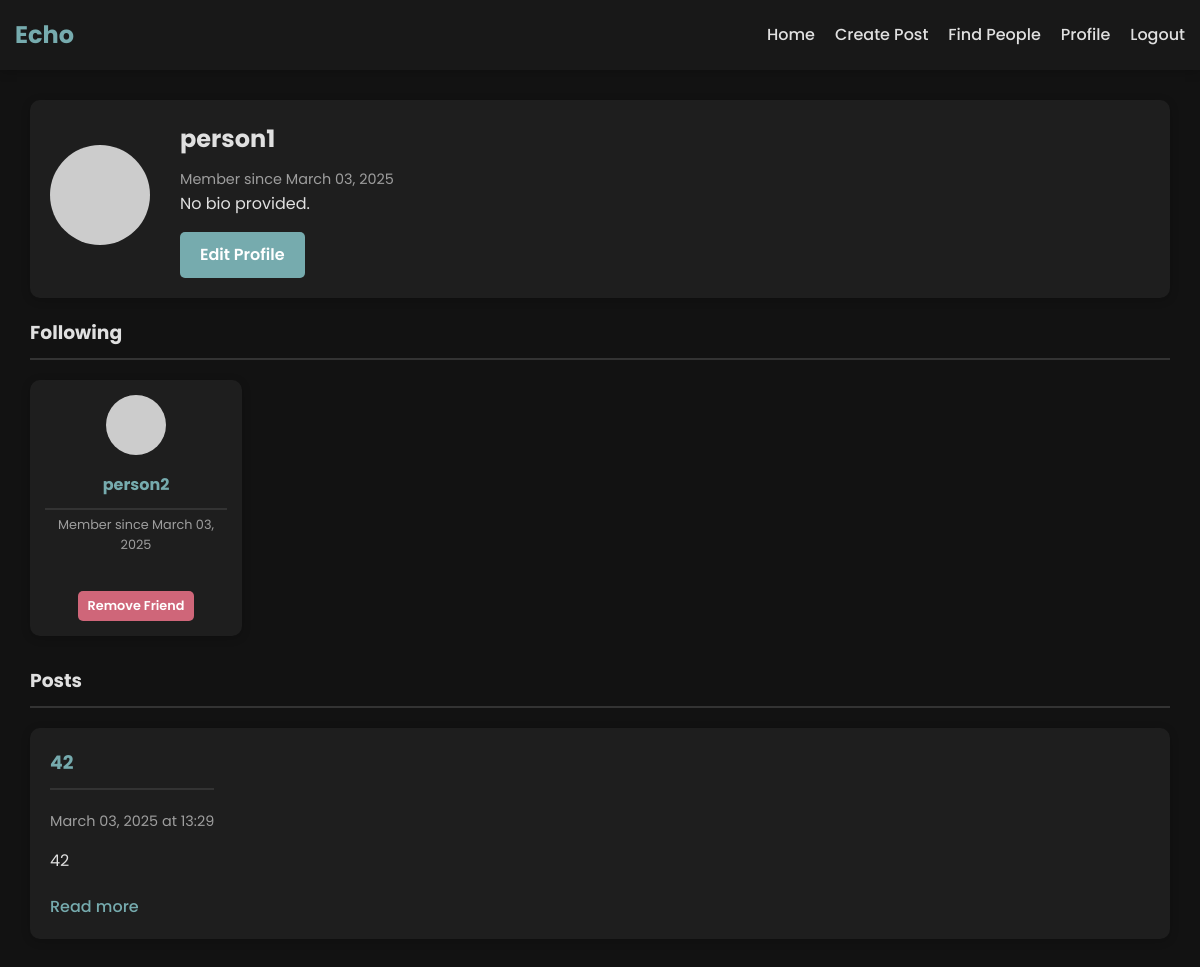
Page /profile/person1 (signed in) on the earlier database version.
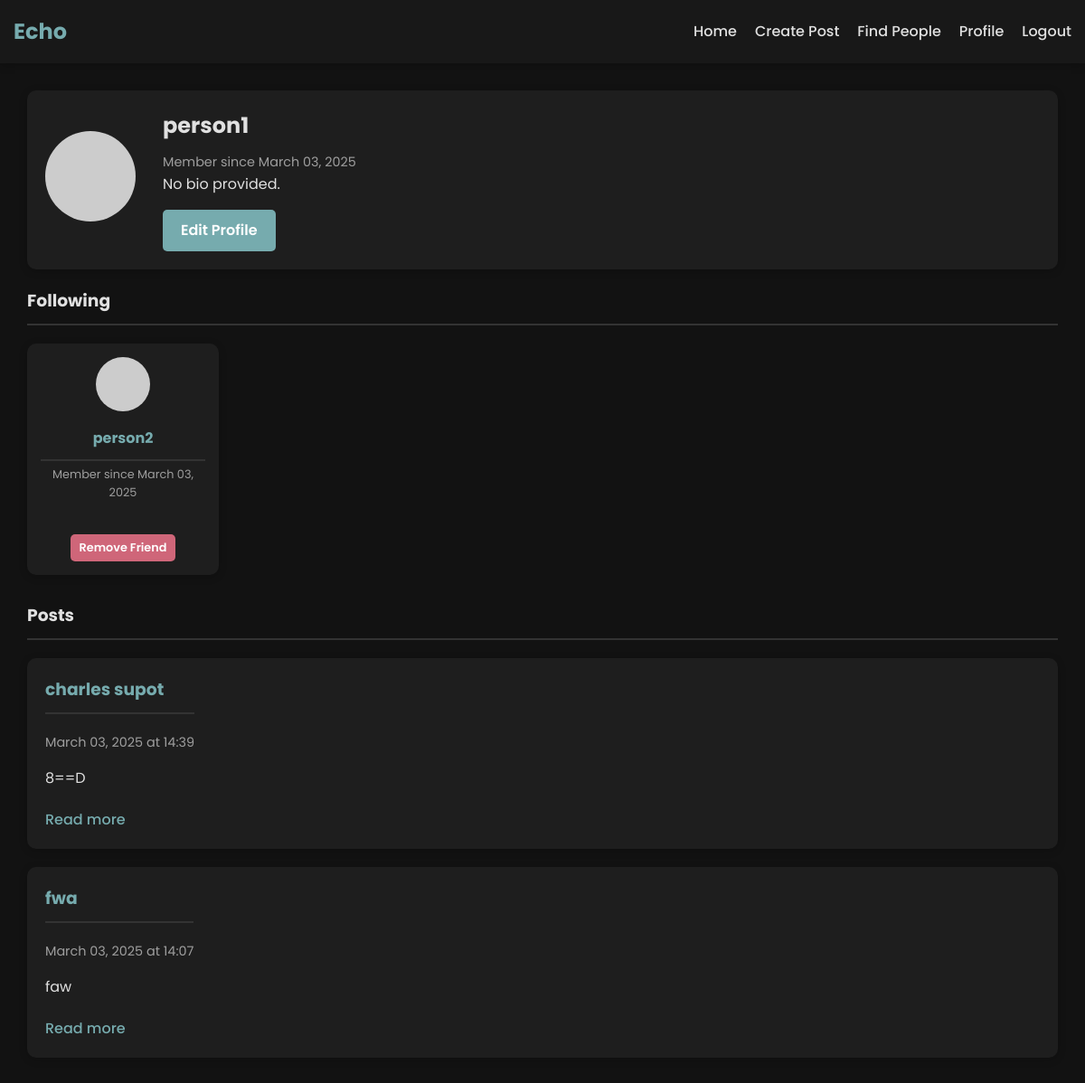
Same page on the later database version.
### app.py (models this page shows, shortened)
class User(UserMixin, db.Model):
    id = db.Column(db.Integer, primary_key=True)
    username = db.Column(db.String(80), unique=True, nullable=False)
    email = db.Column(db.String(120), unique=True, nullable=False)
    password_hash = db.Column(db.String(128), nullable=False)
    bio = db.Column(db.Text, default='')
    join_date = db.Column(db.DateTime, default=datetime.utcnow)
    posts = db.relationship('Post', backref='author', lazy=True, cascade='all, delete-orphan')
    likes = db.relationship('Like', backref='user', lazy='dynamic', cascade='all, delete-orphan')
    comments = db.relationship('Comment', backref='user', lazy='dynamic', cascade='all, delete-orphan')
    friends = db.relationship(
        'User',
        secondary=friendship,
        primaryjoin=(friendship.c.user_id == id),
        secondaryjoin=(friendship.c.friend_id == id),
        backref=db.backref('followed_by', lazy='dynamic'),
        lazy='dynamic'
    )

class Post(db.Model):
    id = db.Column(db.Integer, primary_key=True)
    title = db.Column(db.String(100), nullable=False)
    content = db.Column(db.Text, nullable=False)
    timestamp = db.Column(db.DateTime, default=datetime.utcnow)
    user_id = db.Column(db.Integer, db.ForeignKey('user.id'), nullable=False)
    edited = db.Column(db.Boolean, default=False)
    edited_timestamp = db.Column(db.DateTime, nullable=True)
    likes = db.relationship('Like', backref='post', lazy='dynamic', cascade='all, delete-orphan')
    comments = db.relationship('Comment', backref='post', lazy='dynamic', cascade='all, delete-orphan')

### app.py (the view)
@app.route('/profile/<username>')
@login_required
def profile(username):
    user = User.query.filter_by(username=username).first_or_404()
    posts = Post.query.filter_by(author=user).order_by(Post.timestamp.desc()).all()
    friends = user.friends.all()
    return render_template('profile.html', user=user, posts=posts, friends=friends)

### app.py (called while the page is built)
@login_manager.user_loader
def load_user(user_id):
    return User.query.get(int(user_id))

### templates/profile.html (shortened to what this page needs)
{% extends 'base.html' %}
{% block content %}
<div class="profile-container">
    <div class="profile-header">
        <div class="profile-avatar">
            <img src="https://ui-avatars.com/api/?name={{ user.username }}&size=128&background=random" alt="Profile">
        </div>
        <div class="profile-info">
            <h2>{{ user.username }}</h2>
            <p class="join-date">Member since {{ user.join_date.strftime('%B %d, %Y') }}</p>
            <p class="bio">{{ user.bio or "No bio provided." }}</p>
            {% if current_user.is_authenticated and current_user.id == user.id %}
                <a href="{{ url_for('edit_profile') }}" class="btn btn-secondary">Edit Profile</a>
            {% elif current_user.is_authenticated and current_user.id != user.id %}
                {% if current_user.is_friend(user) %}
                    <a href="{{ url_for('remove_friend', user_id=user.id) }}" class="btn btn-danger">Remove Friend</a>
                {% else %}
                    <a href="{{ url_for('add_friend', user_id=user.id) }}" class="btn btn-primary">Add Friend</a>
                {% endif %}
            {% endif %}
        </div>
    </div>
    <div class="profile-content">
        <h3 class="profile-tag">Following</h3>
        {% if friends %}
            <div class="friends-container">
                {% for friend in friends %}
                    <div class="user-card">
                        <div class="user-avatar">
                            <img src="https://ui-avatars.com/api/?name={{ friend.username }}&size=80&background=random" alt="{{ friend.username }}">
                        </div>
                        <div class="user-info">
                            <h3><a href="{{ url_for('profile', username=friend.username) }}">{{ friend.username }}</a></h3>
                            <p class="join-date">Member since {{ friend.join_date.strftime('%B %d, %Y') }}</p>
                        </div>
                        <div class="user-actions">
                            {% if current_user.is_authenticated and current_user.id == user.id %}
                                <a href="{{ url_for('remove_friend', user_id=friend.id) }}" class="btn btn-danger">Remove Friend</a>
                            {% endif %}
                        </div>
                    </div>
                {% endfor %}
            </div>
        {% else %}
            <div class="empty-state">
                <i class="fas fa-users"></i>
                <p>No followings.</p>
            </div>
        {% endif %}
        <h3 class="profile-tag">Posts</h3>
        {% if posts %}
            <div class="posts-container">
                {% for post in posts %}
                    <div class="post-card">
                        <div class="post-header">
                            <div class="post-info">
                                <h3><a href="{{ url_for('post', post_id=post.id) }}">{{ post.title }}</a></h3>
                                <p class="date">{{ post.timestamp.strftime('%B %d, %Y at %H:%M') }}</p>
                            </div>
                        </div>
                        <div class="post-content">
                            <p>{{ post.content[:200] }}{% if post.content|length > 200 %}...{% endif %}</p>
                            <a href="{{ url_for('post', post_id=post.id) }}" class="read-more">Read more</a>
                        </div>
                    </div>
                {% endfor %}
            </div>
        {% else %}
            <div class="empty-state">
                <i class="fas fa-file-alt"></i>
                <p>No posts yet.</p>
            </div>
        {% endif %}
    </div>
</div>
{% endblock %}

### templates/base.html (shortened to what this page needs)
<!DOCTYPE html>
<html lang="en">
<head>
    <link rel="stylesheet" href="https://cdnjs.cloudflare.com/ajax/libs/font-awesome/6.0.0-beta3/css/all.min.css">
    <link rel="stylesheet" href="{{ url_for('static', filename='css/style.css') }}">
</head>
<body>
    <nav class="navbar">
        <div class="container">
            <div class="navbar-brand">
                <a href="{{ url_for('index') }}">Echo</a>
            </div>
            <div class="navbar-menu">
                <ul class="navbar-nav">
                    <li><a href="{{ url_for('index') }}">Home</a></li>
                    {% if current_user.is_authenticated %}
                        <li><a href="{{ url_for('create_post') }}">Create Post</a></li>
                        <li><a href="{{ url_for('users') }}">Find People</a></li>
                        <li><a href="{{ url_for('profile', username=current_user.username) }}">Profile</a></li>
                        <li><a href="{{ url_for('logout') }}">Logout</a></li>
                    {% else %}
                        <li><a href="{{ url_for('login') }}">Login</a></li>
                        <li><a href="{{ url_for('signup') }}">Sign Up</a></li>
                    {% endif %}
                </ul>
            </div>
        </div>
    </nav>
    <div class="container">
        {% block content %}{% endblock %}
    </div>
</body>
</html>

### static/css/style.css (style rules this page uses)
:root { --primary-color: #76ABAE; --primary-dark: #3286a0; --danger-color: #cf6679; --danger-dark: #b55a68; --text-color: #e0e0e0; --text-light: #9e9e9e; --background-color: #121212; --card-color: #1e1e1e; --border-color: #333333; --box-shadow: 0 2px 10px rgba(0, 0, 0, 0.2); --highlight-color: #2d2d2d; }
* { margin: 0; padding: 0; box-sizing: border-box; }
body { font-family: 'Poppins', sans-serif; line-height: 1.6; color: var(--text-color); background-color: var(--background-color); display: flex; flex-direction: column; min-height: 100vh; overflow-x: hidden; }
a { color: var(--primary-color); text-decoration: none; transition: color 0.3s; }
.container { width: 100%; max-width: 1200px; margin: 0 auto; padding: 0 15px; flex: 1; }
.navbar { background-color: #181818; box-shadow: var(--box-shadow); position: sticky; top: 0; z-index: 1000; }
.navbar .container { display: flex; justify-content: space-between; align-items: center; height: 70px; }
.navbar-brand a { font-size: 1.5rem; font-weight: 700; color: var(--primary-color); }
.navbar-nav { display: flex; list-style: none; }
.navbar-nav li { margin-left: 20px; }
.navbar-nav a { color: var(--text-color); font-weight: 500; }
.btn { display: inline-block; padding: 10px 20px; border-radius: 5px; font-weight: 500; cursor: pointer; text-align: center; border: none; transition: background-color 0.3s, transform 0.2s; }
.btn-primary, .btn-secondary, .btn-danger { font-weight: 600; }
.btn-secondary { background-color: var(--primary-color); color: white; }
.btn-danger { background-color: var(--danger-color); color: white; }
.posts-container { display: grid; gap: 20px; }
.post-card, .sidebar-section, .auth-card, .form-container, .post-detail, .user-card, .empty-state { background-color: var(--card-color); border-radius: 10px; box-shadow: var(--box-shadow); }
.post-card { padding: 20px; transition: transform 0.3s; }
.post-header { display: flex; align-items: center; margin-bottom: 15px; }
.post-info h3 { margin-bottom: 5px; }
.author, .date, .post-info .author, .post-info .date, .user-info .join-date, .profile-info .join-date, .post-meta, .friends-container .user-info .join-date, .comment-date { font-size: 0.9rem; color: var(--text-light); }
.post-content p { margin-bottom: 10px; line-height: 1.6; }
.read-more { display: inline-block; margin-top: 10px; font-weight: 500; }
.profile-container { margin: 30px 0; padding: 0 15px; }
.profile-header { display: flex; align-items: center; background-color: var(--card-color); border-radius: 10px; padding: 20px; box-shadow: var(--box-shadow); margin-bottom: 20px; }
.profile-avatar { margin-right: 30px; }
.profile-avatar img, .user-avatar img { border-radius: 50%; object-fit: cover; }
.profile-avatar img { width: 100px; height: 100px; }
.profile-info h2 { margin-bottom: 10px; color: var(--text-color); }
.profile-info .bio { margin-bottom: 15px; line-height: 1.6; }
.profile-content h3, .form-container h2, .edit-post-heading, .users-container h2, .comments-section h3, .card-header > h3 { margin-bottom: 20px; color: var(--text-color); border-bottom: 2px solid var(--border-color); padding-bottom: 10px; }
.users-grid, .friends-container { display: grid; gap: 20px; }
.user-card { padding: 20px; display: flex; flex-direction: column; align-items: center; text-align: center; transition: transform 0.3s; }
.user-avatar { margin-bottom: 15px; }
.user-avatar img { width: 80px; height: 80px; }
.user-info h3 { margin-bottom: 5px; }
.user-info .join-date { margin-bottom: 15px; }
.user-actions { margin-top: auto; }
.friends-container { grid-template-columns: repeat(auto-fill, minmax(200px, 1fr)); margin-bottom: 30px; }
.friends-container .user-card { padding: 15px; }
.friends-container .user-avatar { margin-bottom: 10px; }
.friends-container .user-avatar img { width: 60px; height: 60px; }
.friends-container .user-info { margin-bottom: 10px; }
.friends-container .user-info h3 { font-size: 1rem; margin-bottom: 5px; }
.friends-container .user-info .join-date { font-size: 0.8rem; }
.friends-container .user-actions { margin-top: 10px; }
.friends-container .user-actions .btn { font-size: 0.8rem; padding: 5px 10px; }
.profile-container .profile-tag { margin-top: 1rem; }

Differences in the rows shown:
added Post: title "charles supot", timestamp "March 03, 2025 at 14:39", content "8==D"
changed Post: title "42" → "fwa"; timestamp "March 03, 2025 at 13:29" → "March 03, 2025 at 14:07"; content "42" → "faw"
